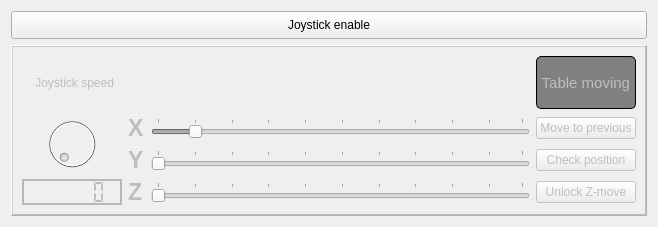
<?xml version="1.0" encoding="UTF-8"?>
<ui version="4.0">
 <class>table_control</class>
 <widget class="QWidget" name="table_control">
  <property name="geometry">
   <rect>
    <x>0</x>
    <y>0</y>
    <width>658</width>
    <height>227</height>
   </rect>
  </property>
  <property name="windowTitle">
   <string>Form</string>
  </property>
  <layout class="QGridLayout" name="gridLayout_2">
   <item row="0" column="0">
    <widget class="QPushButton" name="Enable_table">
     <property name="minimumSize">
      <size>
       <width>93</width>
       <height>28</height>
      </size>
     </property>
     <property name="text">
      <string>Joystick enable</string>
     </property>
     <property name="checkable">
      <bool>true</bool>
     </property>
     <property name="checked">
      <bool>false</bool>
     </property>
    </widget>
   </item>
   <item row="1" column="0">
    <widget class="QFrame" name="frame">
     <property name="enabled">
      <bool>false</bool>
     </property>
     <property name="minimumSize">
      <size>
       <width>571</width>
       <height>142</height>
      </size>
     </property>
     <property name="styleSheet">
      <string notr="true"/>
     </property>
     <property name="frameShape">
      <enum>QFrame::WinPanel</enum>
     </property>
     <property name="frameShadow">
      <enum>QFrame::Raised</enum>
     </property>
     <property name="lineWidth">
      <number>2</number>
     </property>
     <property name="midLineWidth">
      <number>2</number>
     </property>
     <layout class="QGridLayout" name="gridLayout">
      <item row="2" column="3">
       <widget class="QPushButton" name="got_to_previous">
        <property name="text">
         <string>Move to previous</string>
        </property>
       </widget>
      </item>
      <item row="3" column="1">
       <widget class="QLabel" name="Y_label">
        <property name="font">
         <font>
          <pointsize>17</pointsize>
          <weight>75</weight>
          <bold>true</bold>
         </font>
        </property>
        <property name="text">
         <string>Y</string>
        </property>
       </widget>
      </item>
      <item row="3" column="2">
       <widget class="QSlider" name="y_move">
        <property name="orientation">
         <enum>Qt::Horizontal</enum>
        </property>
        <property name="tickPosition">
         <enum>QSlider::TicksAbove</enum>
        </property>
        <property name="tickInterval">
         <number>10</number>
        </property>
       </widget>
      </item>
      <item row="2" column="0" rowspan="2">
       <widget class="QDial" name="Table_speed">
        <property name="minimum">
         <number>0</number>
        </property>
        <property name="maximum">
         <number>100</number>
        </property>
       </widget>
      </item>
      <item row="2" column="1">
       <widget class="QLabel" name="X_label">
        <property name="font">
         <font>
          <pointsize>17</pointsize>
          <weight>75</weight>
          <bold>true</bold>
         </font>
        </property>
        <property name="text">
         <string>X</string>
        </property>
       </widget>
      </item>
      <item row="2" column="2">
       <widget class="QSlider" name="x_move">
        <property name="minimum">
         <number>0</number>
        </property>
        <property name="maximum">
         <number>99</number>
        </property>
        <property name="value">
         <number>10</number>
        </property>
        <property name="tracking">
         <bool>true</bool>
        </property>
        <property name="orientation">
         <enum>Qt::Horizontal</enum>
        </property>
        <property name="tickPosition">
         <enum>QSlider::TicksAbove</enum>
        </property>
        <property name="tickInterval">
         <number>10</number>
        </property>
       </widget>
      </item>
      <item row="4" column="3">
       <widget class="QPushButton" name="unlock_Z">
        <property name="text">
         <string>Unlock Z-move</string>
        </property>
        <property name="checkable">
         <bool>true</bool>
        </property>
       </widget>
      </item>
      <item row="3" column="3">
       <widget class="QPushButton" name="check_position">
        <property name="text">
         <string>Check position</string>
        </property>
       </widget>
      </item>
      <item row="4" column="0">
       <widget class="QLCDNumber" name="Table_speed_indicator">
        <property name="lineWidth">
         <number>0</number>
        </property>
        <property name="midLineWidth">
         <number>2</number>
        </property>
        <property name="smallDecimalPoint">
         <bool>true</bool>
        </property>
        <property name="segmentStyle">
         <enum>QLCDNumber::Flat</enum>
        </property>
        <property name="value" stdset="0">
         <double>0.000000000000000</double>
        </property>
       </widget>
      </item>
      <item row="4" column="2">
       <widget class="QSlider" name="z_move">
        <property name="enabled">
         <bool>false</bool>
        </property>
        <property name="orientation">
         <enum>Qt::Horizontal</enum>
        </property>
        <property name="tickPosition">
         <enum>QSlider::TicksAbove</enum>
        </property>
        <property name="tickInterval">
         <number>10</number>
        </property>
       </widget>
      </item>
      <item row="4" column="1">
       <widget class="QLabel" name="Z_label">
        <property name="font">
         <font>
          <pointsize>17</pointsize>
          <weight>75</weight>
          <bold>true</bold>
         </font>
        </property>
        <property name="text">
         <string>Z</string>
        </property>
       </widget>
      </item>
      <item row="1" column="0">
       <widget class="QLabel" name="Rpoly_val">
        <property name="text">
         <string>    Joystick speed</string>
        </property>
       </widget>
      </item>
      <item row="1" column="3">
       <widget class="QLabel" name="table_ind">
        <property name="font">
         <font>
          <pointsize>11</pointsize>
         </font>
        </property>
        <property name="layoutDirection">
         <enum>Qt::LeftToRight</enum>
        </property>
        <property name="autoFillBackground">
         <bool>false</bool>
        </property>
        <property name="styleSheet">
         <string notr="true">border: 1px solid black;
border-radius: 5px;
background-color: grey;</string>
        </property>
        <property name="frameShape">
         <enum>QFrame::Box</enum>
        </property>
        <property name="frameShadow">
         <enum>QFrame::Raised</enum>
        </property>
        <property name="text">
         <string> Table moving </string>
        </property>
        <property name="alignment">
         <set>Qt::AlignCenter</set>
        </property>
       </widget>
      </item>
     </layout>
    </widget>
   </item>
  </layout>
 </widget>
 <resources/>
 <connections>
  <connection>
   <sender>Enable_table</sender>
   <signal>clicked(bool)</signal>
   <receiver>frame</receiver>
   <slot>setEnabled(bool)</slot>
   <hints>
    <hint type="sourcelabel">
     <x>126</x>
     <y>213</y>
    </hint>
    <hint type="destinationlabel">
     <x>365</x>
     <y>300</y>
    </hint>
   </hints>
  </connection>
  <connection>
   <sender>unlock_Z</sender>
   <signal>clicked(bool)</signal>
   <receiver>z_move</receiver>
   <slot>setEnabled(bool)</slot>
   <hints>
    <hint type="sourcelabel">
     <x>584</x>
     <y>341</y>
    </hint>
    <hint type="destinationlabel">
     <x>375</x>
     <y>341</y>
    </hint>
   </hints>
  </connection>
  <connection>
   <sender>Table_speed</sender>
   <signal>valueChanged(int)</signal>
   <receiver>Table_speed_indicator</receiver>
   <slot>display(int)</slot>
   <hints>
    <hint type="sourcelabel">
     <x>73</x>
     <y>96</y>
    </hint>
    <hint type="destinationlabel">
     <x>73</x>
     <y>157</y>
    </hint>
   </hints>
  </connection>
 </connections>
</ui>
